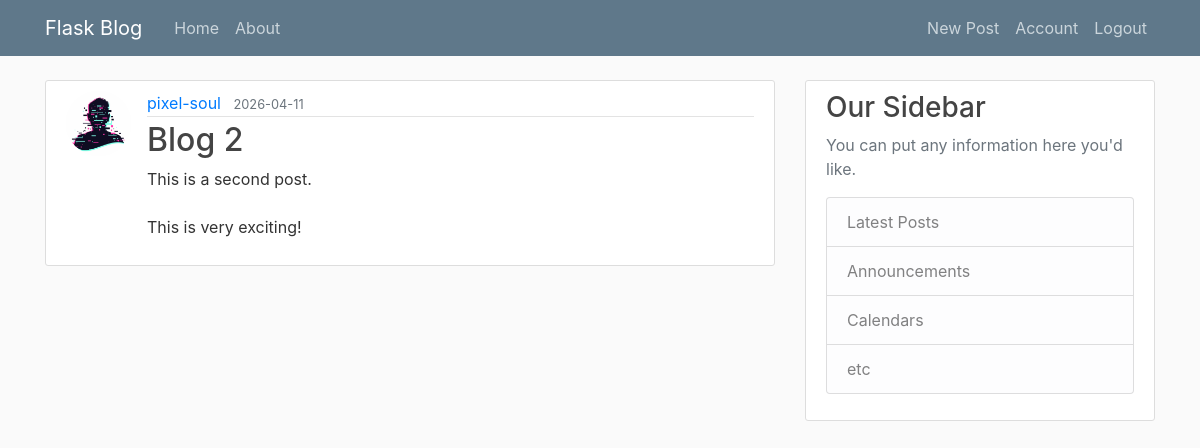
The app's page /post/2 (signed in) with its own data.
### flask_blog/models.py (models this page shows, shortened)
class User(db.Model, UserMixin):
    id = db.Column(db.Integer, primary_key=True)
    username = db.Column(db.String(20), unique=True, nullable=False)
    email = db.Column(db.String(120), unique=True, nullable=False)
    image_file = db.Column(db.String(20), nullable=False, default='default.jpg')
    password = db.Column(db.String(60), nullable=False)
    posts = db.relationship('Post', backref='author', lazy=True)

class Post(db.Model):
    id = db.Column(db.Integer, primary_key=True)
    title = db.Column(db.String(100), nullable=False)
    content = db.Column(db.Text, nullable=False)
    date_posted = db.Column(db.DateTime, nullable=False, default=datetime.utcnow)
    user_id = db.Column(db.Integer, db.ForeignKey('user.id'), nullable=False)

### flask_blog/routes.py (the view)
@app.route("/post/<int:post_id>", methods=['GET', 'POST'])
@login_required
def post(post_id):
    post = Post.query.get_or_404(post_id)
    return render_template('post.html', title=post.title, post=post)

### flask_blog/models.py (called while the page is built)
@login_manager.user_loader
def load_user(user_id):
    return User.query.get(int(user_id))

### flask_blog/templates/post.html (shortened to what this page needs)
{% extends "layout.html" %}
{% block content %}
    <article class="media content-section">
        <img class="rounded-circle article-img" src="{{ url_for('static', filename='profile_pics/' + post.author.image_file) }}">
        <div class="media-body">
            <div class="article-metadata">
            <a class="mr-2" href="#">{{ post.author.username }}</a>
            <small class="text-muted">{{ post.date_posted.strftime('%Y-%m-%d') }}</small>
            </div>
            <h2>{{ post.title }}</h2>
            <p class="article-content">{{ post.content }}</p>
        </div>
    </article>
{% endblock content %}

### flask_blog/static/main.css (style rules this page uses)
body { background: #fafafa; color: #333333; margin-top: 5rem; }
h1, h2, h3, h4, h5, h6 { color: #444444; }
.content-section { background: #ffffff; padding: 10px 20px; border: 1px solid #dddddd; border-radius: 3px; margin-bottom: 20px; }
.article-content { white-space: pre-line; }
.article-img { height: 65px; width: 65px; margin-right: 16px; }
.article-metadata { padding-bottom: 1px; margin-bottom: 4px; border-bottom: 1px solid #e3e3e3 }

### records on screen
User: image_file (placeholder picture), author.username "pixel-soul"
Post: date_posted "2026-04-11", title "Blog 2", content "This is a second post. This is very exciting!"
